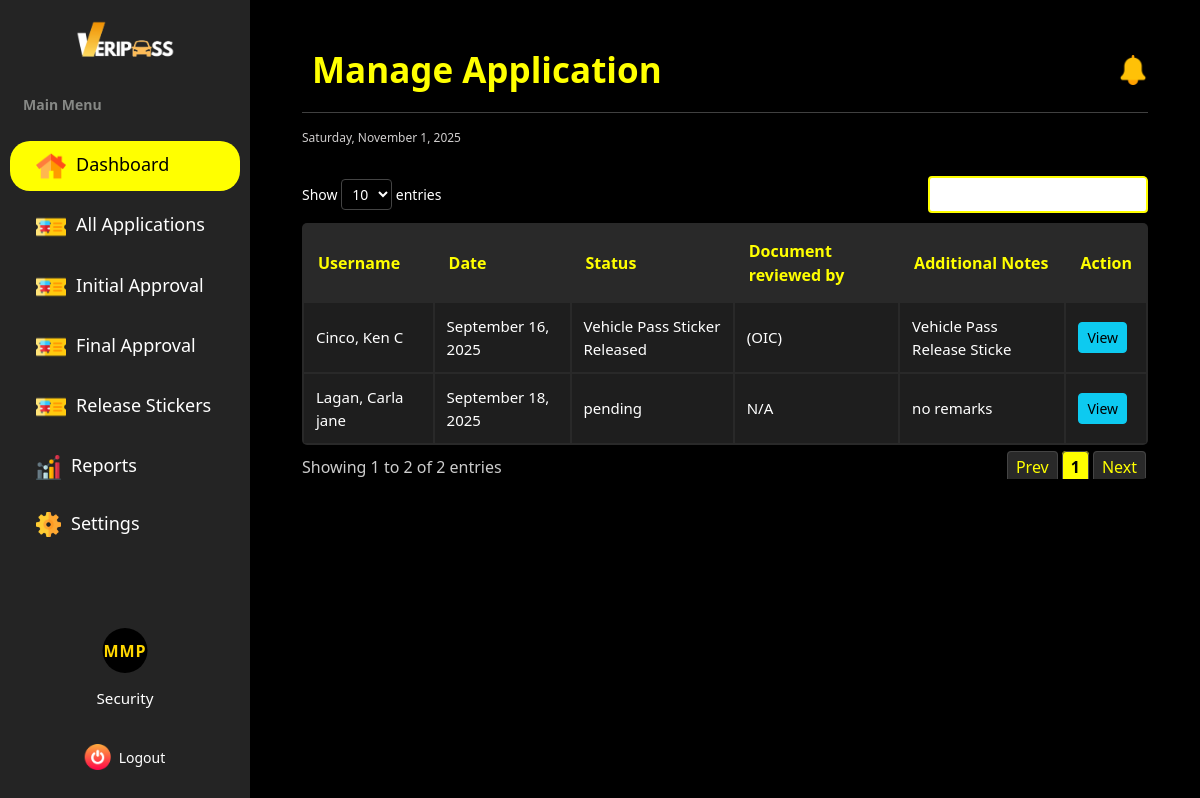
Page /dashboard/security/manage_application/ (signed in) on the earlier database version.
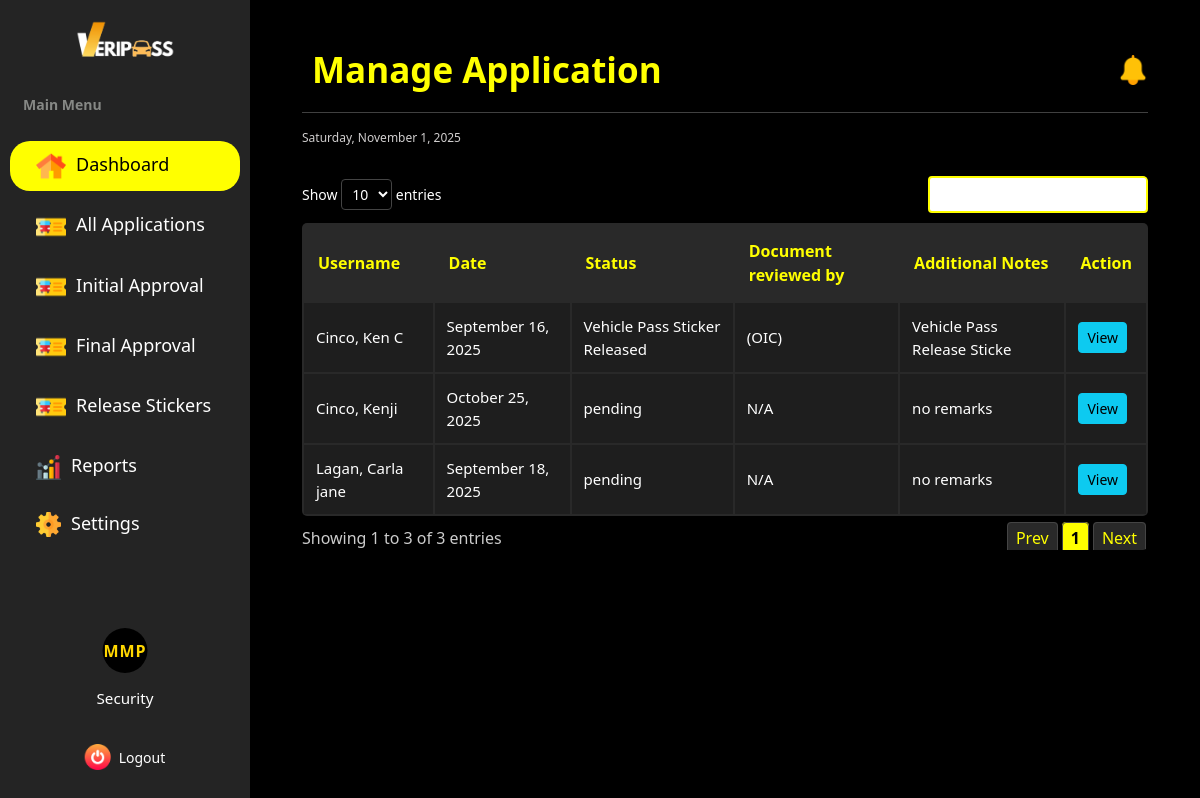
Same page on the later database version.
### vehicle_pass/models.py (models this page shows, shortened)
class BaseModel(models.Model):
    created_at = models.DateTimeField(auto_now_add=True, db_index=True)
    updated_at = models.DateTimeField(auto_now=True)
    class Meta:
        abstract = True

class Registration(BaseModel):
    STATUS_CHOICES = [
        ('no application', 'No Application'),
        ('application submitted', 'Application Submitted'),
        ('initial approval', 'Waiting for Approval by OIC'),
        ('final approval', 'Waiting for Final Approval by GSO - Director'),
        ('approved', 'Approved'),
        ('sticker released', 'Vehicle Pass Sticker Released'),
        ('rejected', 'Rejected')
    ]
    registration_number = models.BigAutoField(primary_key=True)
    user = models.ForeignKey(UserProfile, on_delete=models.CASCADE)
    vehicle = models.ForeignKey(Vehicle, on_delete=models.CASCADE)
    files = models.URLField(max_length=255)
    status = models.CharField(max_length=85, choices=STATUS_CHOICES, default='no application')
    remarks = models.TextField(null=True)
    initial_approved_by = models.ForeignKey(SecurityProfile, on_delete=models.CASCADE, related_name='initial_approval', null=True, blank=True)
    final_approved_by = models.ForeignKey(SecurityProfile, on_delete=models.CASCADE, related_name='final_approval', null=True, blank=True)
    date_of_filing = models.DateTimeField(auto_now_add=True)
    sticker_released_date = models.DateField(blank=True, null=True)
    e_signature = models.ImageField(upload_to='signature/')
    printed_name = models.CharField(max_length=125)
    signature_date = models.DateTimeField(null=True, blank=True)

class UserProfile(BaseModel):
    ROLE_CHOICES = [('user', 'User'),
        ('security', 'Security'),
        ('admin', 'Admin')
        ]
    SCHOOL_ROLE_CHOICES = [('student', 'Student'),
                           ('faculty & staff', 'Faculty and Staff'),
                           ('university official', 'University Official')
    ]
    COLLEGE_CHOICES = [('CAD', 'College of Architecture and Design'),
                       ('CAH', 'College of Arts and Humanities'),
                       ('CBA', 'College of Business and Accountancy'),
                       ('CCJE', 'College of Criminal Justice and Education'),
                       ('CoE', 'College of Engineering'),
                       ('CHTM', 'College of Hospitality Management and Tourism'),
                       ('CNHS', 'College of Nursing and Health Sciences'),
                       ('CS', 'College of Sciences'),
                       ('CTE', 'College of Teacher Education'),
    ]
    YEAR_LEVEL_CHOICES = [('first year', 'First Year'),
                          ('second year', 'Second Year'),
                          ('third year', 'Third Year'),
                          ('fourth year', 'Fourth year'),
                          ('fifth year', 'Fifth Year')
    ]
    OFFICE_CHOICES = [
        ('university president', 'University President'),
        ('university president coa', 'University President COA'),
        ('office of the university secretary', 'Office of the University Secretary'),
        ('legal office', 'Legal Office (Data Privacy Office)'),
        ('planning and development office', 'Planning and Development Office'),
        ('office of the internal audit services', 'Office of the Internal Audit Services (QMS)'),
        ('public information office', 'Public Information Office'),
        ('alumni affairs office', 'Alumni Affairs Office'),
        ('academic council', 'Academic Council'),
        ('administrative council', 'Administrative Council'),
        ('research and extension council', 'Research and Extension Council'),
        ('management committee', 'Management Committee'),
        ('university ethics committee', 'University Ethics Committee'),
        ('gender and development office', 'Gender and Development Office'),
        ('international affairs and linkages office', 'International Affairs and Linkages Office'),
        ('office of the vice president for finance and administration', 'Office of the Vice President for Finance and Administration'),
        ('bids and awards committee', 'Bids and Awards Committee'),
        ('administrative management office', 'Administrative Management Office'),
        ('records archives management office', 'Records Archives Management Office'),
        ('human resource management office', 'Human Resource Management Office'),
        ('faculty and staff development unit', 'Faculty and Staff Development Unit'),
        ('health services office', 'Health Services Office'),
        ('management information system information office', 'Management Information System Information Office'),
        ('security office', 'Security Office'),
        ('supply and property management office', 'Supply and Property Management Office'),
        ('disaster risk reduction and management office', 'Disaster Risk Reduction and Management Office'),
        ('project management office', 'Project Management Office'),
        ('general services office', 'General Services Office'),
        ('utility and environmental management office', 'Utility and Environmental Management Office'),
        ('motorpool office', 'Motorpool Office'),
        ('finance management service offices (cfo)', 'Finance Management Service Offices (CFO)'),
        ('accounting office', 'Accounting Office'),
        ('processing unit', 'Processing Unit'),
        ('student accounts & assessment', 'Student Accounts & Assessment'),
        ('financial reporting', 'Financial Reporting'),
        ('budget office', 'Budget Office'),
        ('production services/income generating projects office', 'Production Services/Income Generating Projects Office'),
        ('production', 'Production'),
        ('sifma', 'SIFMA'),
        ('university bookstore', 'University Bookstore'),
        ('auxiliary services - canteen', 'Auxiliary Services - Canteen'),
        ('auxiliary services - hostel', 'Auxiliary Services - Hostel'),
        ('auxiliary services - dormitory', 'Auxiliary Services - Dormitory'),
        ('university printing press', 'University Printing Press'),
        ('procurement office', 'Procurement Office'),
        ('cashiers office', 'Cashier’s Office'),
        ('office of the vice president for research, development and extension', 'Office of the Vice President for Research, Development and Extension'),
        ('university research office', 'University Research Office'),
        ('university extension service office', 'University Extension Service Office'),
        ('intellectual property and technology transfer office', 'Intellectual Property and Technology Transfer Office'),
        ('palawan studies center', 'Palawan Studies Center'),
        ('center for strategy policy and governance', 'Center for Strategy Policy and Governance'),
        ('panrehiyong iv-b sentro ng wikang pilipino', 'Panrehiyong IV-B Sentro ng Wikang Pilipino'),
        ('marine science research center', 'Marine Science Research Center'),
        ('palawan international technology business incubator & startup hub office', 'Palawan International Technology Business Incubator & Startup Hub Office'),
        ('office of the vice president for academic affairs', 'Office of the Vice President for Academic Affairs'),
        ('office of the eteeap', 'Office of the ETEEAP'),
        ('office of the university registrar', 'Office of the University Registrar'),
        ('university quality assurance center', 'University Quality Assurance Center'),
        ('office of the university sports', 'Office of the University Sports'),
        ('office of the curriculum & instructional materials development', 'Office of the Curriculum & Instructional Materials Development'),
        ('office of the student affairs and services', 'Office of the Student Affairs and Services'),
        ('social and cultural affairs (psu band, psu dance troupe, psu singers)', 'Social and Cultural Affairs (PSU Band, PSU Dance Troupe, PSU Singers)'),
        ('office of the university library', 'Office of the University Library'),
        ('psu museum', 'PSU Museum'),
    ]
    WORKPLACE_CHOICES = OFFICE_CHOICES + COLLEGE_CHOICES
    corporate_email = models.EmailField(max_length=50, unique=True)
    password = models.CharField(max_length=128)
    contact = models.CharField(max_length=14)
    lastname = models.CharField(max_length=25)
    firstname = models.CharField(max_length=50)
    middlename = models.CharField(max_length=25, blank=True, null=True)
    suffix = models.CharField(max_length=5, blank=True, null=True)
    address = models.CharField(max_length=100, blank=True, null=True)
    dl_number = models.CharField(max_length=25)
    college = models.CharField(max_length=100, choices=COLLEGE_CHOICES ,blank=True, null=True)
    program = models.CharField(max_length=100, blank=True, null=True)
    year_level = models.CharField(max_length=40, choices=YEAR_LEVEL_CHOICES, blank=True, null=True)
    father_name = models.CharField(max_length=100, blank=True, null=True)
    father_contact = models.CharField(max_length=14, blank=True, null=True)
    father_address = models.CharField(max_length=150, blank=True, null=True)
    mother_name = models.CharField(max_length=100, blank=True, null=True)
    mother_contact =models.CharField(max_length=14, blank=True, null=True)
    mother_address = models.CharField(max_length=150, blank=True, null=True)
    guardian_name = models.CharField(max_length=100, blank=True, null=True)
    guardian_contact = models.CharField(max_length=14, blank=True, null=True)
    guardian_address = models.CharField(max_length=150, blank=True, null=True)
    position = models.CharField(max_length=50, blank=True, null=True)
    workplace = models.CharField(max_length=150, choices=WORKPLACE_CHOICES, blank=True, null=True)
    role = models.CharField(max_length=20, choices=ROLE_CHOICES, default='user', null=True)
    school_role = models.CharField(max_length=20, choices=SCHOOL_ROLE_CHOICES, null=True, blank=True)

### vehicle_pass/views.py (the view)
# urls.py: path('dashboard/security/manage_application/', views.SecurityAllApplicationsView.as_view(), name='security_manage_application'),
class SecurityAllApplicationsView(CustomLoginRequiredMixin, ListView):
    model = Registration
    template_name = 'Security/Security_Application.html'
    context_object_name = 'applications'
    paginate_by = 20
    def get_context_data(self, **kwargs):
        context = super().get_context_data(**kwargs)
        context['page_title'] = "All Applications"
        return context

### vehicle_pass/authentication.py (called while the page is built)
    def dispatch(self, request, *args, **kwargs):
        if not request.session.get("user_id"): #overrides the django dispatch
            return redirect("login")  #redirect to login if no active on session
        request.user_profile = get_object_or_404(UserProfile, id=request.session["user_id"])
        return super().dispatch(request, *args, **kwargs)

### vehicle_pass/context_processors.py (called while the page is built)
def admin_user_context(request):
    profile = None
    user_id = request.session.get('user_id')
    if user_id:
        profile = UserProfile.objects.filter(id=user_id).first()
    return {'profile': profile}

def default_user_context(request):
    profile = None
    user_id = request.session.get('user_id')
    if user_id:
        profile = UserProfile.objects.filter(id=user_id).first()
    return {'profile': profile}

def security_user_context(request):
    profile = None
    user_id = request.session.get('user_id')
    if user_id:
        profile = UserProfile.objects.filter(id=user_id).first()
    return {'profile': profile}

### templates/Security/Security_Application.html (shortened to what this page needs)
{% extends "includes/security_sidebar.html" %}
{% load static %}
{% block extra_css %}
    <link rel="stylesheet" href="https://cdn.datatables.net/responsive/2.4.1/css/responsive.dataTables.min.css">
    <link rel="stylesheet" href="{% static 'css/security-dashboard-style.css' %}">
    <link rel="stylesheet" href="{% static 'css/sidebar.css' %}">
{% endblock %}
{% block content %}
<div class="main-content flex-grow-1 ms-uto">
    <div class="container-fluid py-1">
        <div class="d-flex justify-content-between align-items-center">
            <h2 class="title mb-3 mb-md-0">Manage Application</h2>
            <div class="d-flex align-items-center gap-3">
                <a href="Announcements.html" class="text-decoration-none position-relative">
                    <img src="{% static 'images/notification.png' %}" alt="Notifications" width="30" height="30">
                </a>
            </div>
        </div>
        <hr>
        <small><span id="date"></span></small>
        <br>
        <section class="table-container">
            <table id="myTable" class="users-table">
                <thead>
                    <tr>
                        <th>Username</th>
                        <th>Date</th>
                        <th>Status</th>
                        <th>Document reviewed by</th>
                        <th>Additional Notes</th>
                        <th>Action</th>
                    </tr>
                </thead>
                <tbody>
                {% for application in applications %}
                    <tr>
                    <td>{{ application.user.lastname }}, {{ application.user.firstname }} {{ application.user.middlename|default_if_none:""|slice:":1" }} {{ application.user.suffix|default_if_none:"" }}</td>
                    <td>{{ application.created_at|date:"F d, Y" }}</td>
                    <td>{{ application.get_status_display }}</td>
                    <td>
                        {% if application.initial_approved_by %}
                            {{ application.initial_approved_by.user.get_full_name }} (OIC)
                        {% elif application.final_approved_by %}
                            {{ application.final_approved_by.user.get_full_name }} (Director)
                        {% else %}
                            N/A
                        {% endif %}
                    </td>
                    <td>{{ application.remarks|default_if_none:"no remarks" }}</td>
                    <td>
                        <a href="{% url 'security_view_specific_application' application.pk %}" class="btn btn-sm btn-info">View</a>
                        </td>
                    </tr>
                {% endfor %}
                </tbody>
            </table>
        </section>
    </div>
</div>
{% endblock %}

Differences in the rows shown:
added Registration: user.lastname "Cinco", user.firstname "Kenji", created_at "October 25, 2025", status "pending", shows "N/A", remarks "no remarks"
Other differences:
text written by a page script: "Show entries Showing 1 to 2 of 2 entries Prev 1 Next" → "Show entries Showing 1 to 3 of 3 entries Prev 1 Next"
